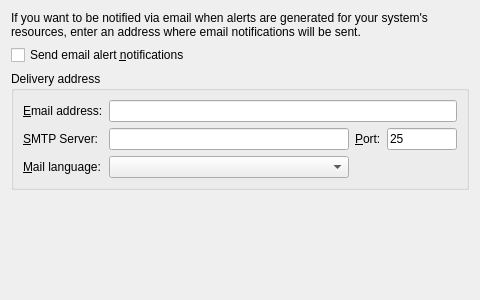
<?xml version="1.0" encoding="UTF-8"?>
<ui version="4.0">
 <class>PerfmonAlertOptionsPage</class>
 <widget class="QWidget" name="PerfmonAlertOptionsPage">
  <property name="geometry">
   <rect>
    <x>0</x>
    <y>0</y>
    <width>480</width>
    <height>300</height>
   </rect>
  </property>
  <layout class="QVBoxLayout" name="mainLayout">
   <item>
    <widget class="QLabel" name="blurbLabel">
     <property name="text">
      <string>If you want to be notified via email when alerts are generated for your system's resources, enter an address where email notifications will be sent.</string>
     </property>
     <property name="wordWrap">
      <bool>true</bool>
     </property>
    </widget>
   </item>
   <item>
    <widget class="QCheckBox" name="enableCheckBox">
     <property name="text">
      <string>Send email alert &amp;notifications</string>
     </property>
    </widget>
   </item>
   <item>
    <widget class="QGroupBox" name="deliveryGroupBox">
     <property name="title">
      <string>Delivery address</string>
     </property>
     <layout class="QGridLayout" name="deliveryLayout" columnstretch="0,1,0,0">
      <item row="0" column="0">
       <widget class="QLabel" name="emailLabel">
        <property name="text">
         <string>&amp;Email address:</string>
        </property>
        <property name="buddy">
         <cstring>emailAddressLineEdit</cstring>
        </property>
       </widget>
      </item>
      <item row="0" column="1" colspan="3">
       <widget class="QLineEdit" name="emailAddressLineEdit"/>
      </item>
      <item row="1" column="0">
       <widget class="QLabel" name="smtpServerLabel">
        <property name="text">
         <string>&amp;SMTP Server:</string>
        </property>
        <property name="buddy">
         <cstring>smtpServerLineEdit</cstring>
        </property>
       </widget>
      </item>
      <item row="1" column="1">
       <widget class="QLineEdit" name="smtpServerLineEdit"/>
      </item>
      <item row="1" column="2">
       <widget class="QLabel" name="smtpPortLabel">
        <property name="text">
         <string>&amp;Port:</string>
        </property>
        <property name="buddy">
         <cstring>smtpPortLineEdit</cstring>
        </property>
       </widget>
      </item>
      <item row="1" column="3">
       <widget class="QLineEdit" name="smtpPortLineEdit">
        <property name="maximumSize">
         <size>
          <width>70</width>
          <height>16777215</height>
         </size>
        </property>
        <property name="text">
         <string notr="true">25</string>
        </property>
       </widget>
      </item>
      <item row="2" column="0">
       <widget class="QLabel" name="languageLabel">
        <property name="text">
         <string>&amp;Mail language:</string>
        </property>
        <property name="buddy">
         <cstring>languageComboBox</cstring>
        </property>
       </widget>
      </item>
      <item row="2" column="1">
       <widget class="QComboBox" name="languageComboBox"/>
      </item>
     </layout>
    </widget>
   </item>
   <item>
    <spacer name="bottomSpacer">
     <property name="orientation">
      <enum>Qt::Vertical</enum>
     </property>
     <property name="sizeHint" stdset="0">
      <size>
       <width>20</width>
       <height>40</height>
      </size>
     </property>
    </spacer>
   </item>
  </layout>
 </widget>
 <resources/>
 <connections/>
</ui>
